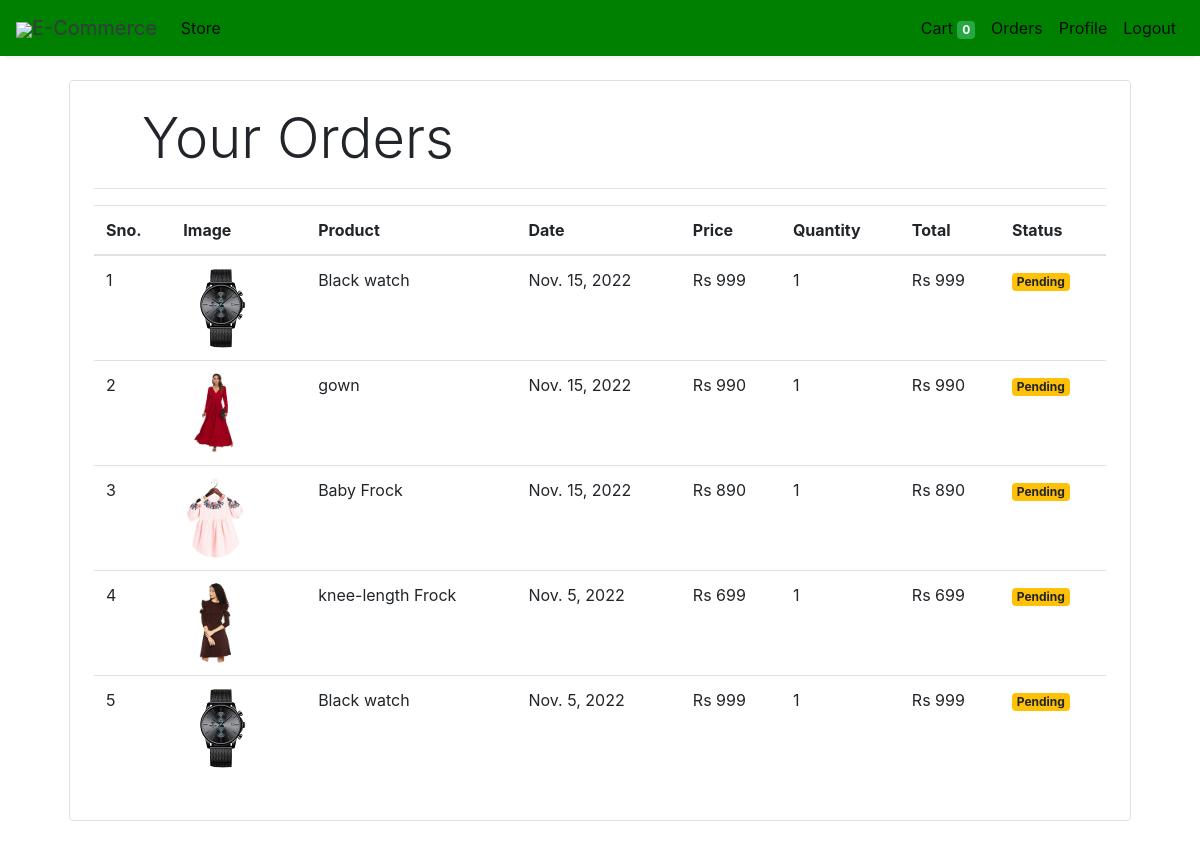
Page /orders (signed in) on the committed database.
### store/models/orders.py (models this page shows, shortened)
class Order(models.Model):
    product = models.ForeignKey(Products,
                                on_delete=models.CASCADE)
    customer = models.ForeignKey(Customer,
                                 on_delete=models.CASCADE)
    quantity = models.IntegerField(default=1)
    price = models.IntegerField()
    address = models.CharField (max_length=50, default='', blank=True)
    phone = models.CharField (max_length=50, default='', blank=True)
    date = models.DateField (default=datetime.datetime.today)
    status = models.BooleanField (default=False)
    @staticmethod
    def get_orders_by_customer(customer_id):
        return Order.objects.filter(customer=customer_id).order_by('-date')

### store/models/product.py (models this page shows, shortened)
class Products(models.Model):
    name = models.CharField(max_length=60)
    price= models.IntegerField(default=0)
    category= models.ForeignKey(Category,on_delete=models.CASCADE,default=1 )
    description= models.CharField(max_length=250, default='', blank=True, null= True)
    image= models.ImageField(upload_to='uploads/products/')

### store/middlewares/auth.py (the view)
    def middleware(request):
        print(request.session.get('customer'))
        returnUrl = request.META['PATH_INFO']
        print(request.META['PATH_INFO'])
        if not request.session.get('customer'):
           return redirect(f'login?return_url={returnUrl}')
        response = get_response(request)
        return response

### store/templatetags/custom_filter.py (called while the page is built)
@register.filter(name='currency')
def currency(number):
    return "Rs "+str(number)

@register.filter(name='multiply')
def multiply(number , number1):
    return number * number1

### store/views/orders.py (called while the page is built)
    def get(self , request ):
        customer = request.session.get('customer')
        orders = Order.get_orders_by_customer(customer)
        print(orders)
        return render(request , 'orders.html'  , {'orders' : orders})

### store/templates/orders.html
{% extends 'base.html' %}
{% block content %}
{% load cart %}
{% load custom_filter %}
<div class="container">
   <div class="border rounded p-4 m-4">
        <p class="display-4 pl-4 ml-4">Your Orders</p>
        <hr>
        <table class="table">
            <thead>
                <tr>
                    <th>Sno.</th>
                    <th>Image</th>
                    <th>Product</th>
                    <th>Date</th>
                    <th>Price</th>
                    <th>Quantity</th>
                    <th>Total</th>
                    <th>Status</th>
                </tr>
            </thead>
            <tbody>
                {% for order in orders %}
                <tr>
                    <td>{{forloop.counter}}</td>
                    <td><img style="height: 80px;" class="rounded-circle" src="{{order.product.image.url}}" alt=""></td>
                    <td>{{order.product.name}}</td>
                    <td>{{order.date}}</td>
                    <td>{{order.price|currency}}</td>
                    <td>{{order.quantity}}</td>
                    <td>{{order.quantity|multiply:order.price|currency}}</td>
                    {% if order.status %}
                    <td><small class="badge badge-success">Completed</small></td>
                    {%else%}
                    <td><small class="badge badge-warning">Pending</small></td>
                    {% endif %}
                </tr>
                {% endfor %}
            </tbody>
        </table>
   </div>
</div>
{% endblock %}

### store/templates/base.html (shortened to what this page needs)
<!doctype html>
<html lang="en">
<head>
  <link rel="stylesheet" href="https://maxcdn.bootstrapcdn.com/bootstrap/4.0.0/css/bootstrap.min.css"
>
</head>
<body>
<nav class="one-edge-shadow
  navbar navbar-light
  sticky-top navbar
  navbar-expand-lg
  text-white">
    <a class="navbar-brand ms-3 text-dark " href="/">
    <link rel="stylesheet" href="https://use.fontawesome.com/releases/v5.7.0/css/all.css">
    <img src="https://www.freepnglogos.com/uploads/shopping-cart-png/shopping-cart-svg-png-icon-download-28.png" style="width:50px;height:50px,color:text-light;">E-Commerce</a>
    <div class="collapse navbar-collapse" id="navbarSupportedContent">
      <ul class="navbar-nav mr-auto">
        <li class="nav-item active">
          <a class="nav-link" href="/store">Store <span class="sr-only">(current)</span></a>
        </li>
  </ul>
      <ul class=" navbar-nav my-2 my-lg-0">
        <li class="nav-item active">
          <a class="nav-link" href="/cart">Cart
            <span class="badge badge-success">{{request.session.cart.keys|length}}</span>
            <span class="sr-only">(current)</span></a>
        </li>
        {% if request.session.customer %}
        <li class="nav-item active ">
          <a class="nav-link" href="/orders">Orders<span class="sr-only">(current)</span></a>
        </li>
		<li class="nav-item active ">
			<a class="nav-link" href="/profile">Profile<span class="sr-only">(current)</span></a>
		</li>
        <li class="nav-item active ">
          <a class="nav-link" href="/logout">Logout<span class="sr-only">(current)</span></a>
        </li>
        {% endif %}
      </ul>
    </div>
  </nav>
  {% block content %}{% endblock %}
</body>
</html>

### store/templates/base.html (style rules this page uses)
nav { background-color: green; }
.one-edge-shadow { box-shadow: 0 8px 2px -5px rgb(246, 245, 245); }

### rows in the picture
Order: product.image (picture), product.name "Black watch", date "Nov. 15, 2022", price "Rs 999", quantity "1", quantity|multiply "Rs 999", status "Pending"
Order: product.image (picture), product.name "gown", date "Nov. 15, 2022", price "Rs 990", quantity "1", quantity|multiply "Rs 990", status "Pending"
Order: product.image (picture), product.name "Baby Frock", date "Nov. 15, 2022", price "Rs 890", quantity "1", quantity|multiply "Rs 890", status "Pending"
Order: product.image (picture), product.name "knee-length Frock", date "Nov. 5, 2022", price "Rs 699", quantity "1", quantity|multiply "Rs 699", status "Pending"
Order: product.image (picture), product.name "Black watch", date "Nov. 5, 2022", price "Rs 999", quantity "1", quantity|multiply "Rs 999", status "Pending"

### other values in the picture
{{ request.session.cart.keys|length }} "0"
